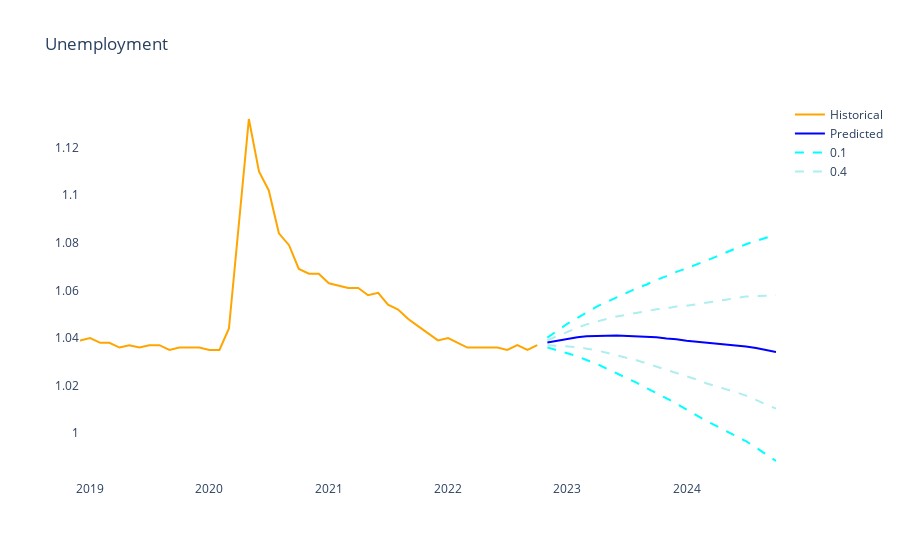

Notebook code for this chart:
### Code cell
import plotly.graph_objects as go

# Create a new figure
fig = go.Figure()

# Add each time series as a separate trace with the 'lines' mode
fig.add_trace(go.Scatter(x=reverse_historical_data.index, y=reverse_historical_data.values, name='Historical', mode='lines', line=dict(color='orange')))
fig.add_trace(go.Scatter(x=reverse_predicted_data.index, y=reverse_predicted_data.values, name='Predicted', mode='lines', line=dict(color='blue')))
fig.add_trace(go.Scatter(x=reverse_predict_lower_10.index, y=reverse_predict_lower_10.values, name='0.1', mode='lines', line=dict(color='cyan', dash='dash')))
fig.add_trace(go.Scatter(x=reverse_predict_lower_40.index, y=reverse_predict_lower_40.values, name='0.4', mode='lines', line=dict(color='paleturquoise', dash='dash')))
fig.add_trace(go.Scatter(x=reverse_predict_upper_10.index, y=reverse_predict_upper_10.values, name='0.1', mode='lines', line=dict(color='cyan', dash='dash')))
fig.add_trace(go.Scatter(x=reverse_predict_upper_40.index, y=reverse_predict_upper_40.values, name='0.4', mode='lines', line=dict(color='paleturquoise', dash='dash')))

names = set()
fig.for_each_trace(
    lambda trace:
        trace.update(showlegend=False)
        if (trace.name in names) else names.add(trace.name))

fig.update_layout(plot_bgcolor ='white', title = VARIABLES_MAP[variable])
